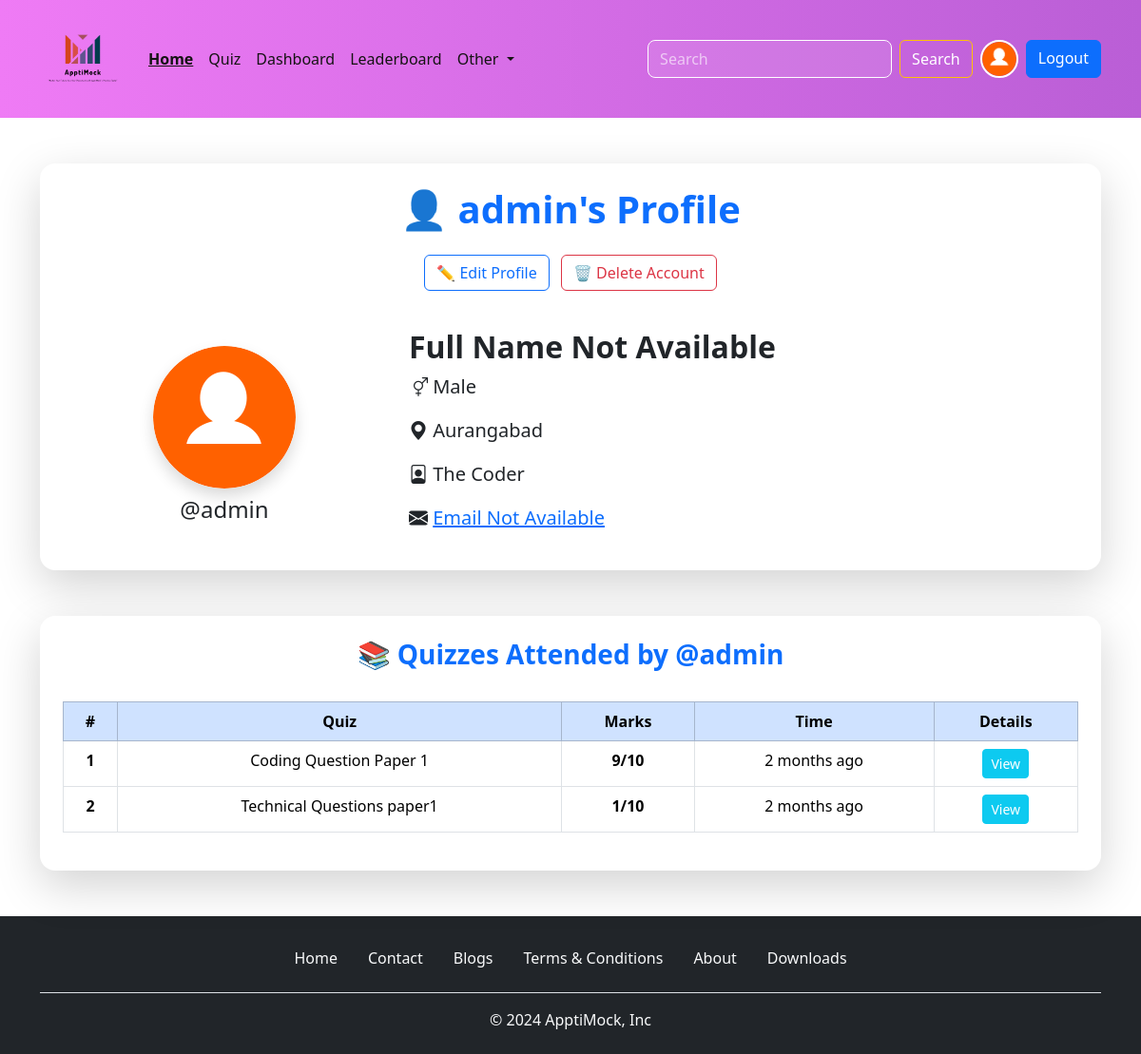
Page /user/profile/admin (signed in) on the committed database.
### Account/models.py (models this page shows, shortened)
class Profile(models.Model):
    user=models.OneToOneField(User,on_delete=models.CASCADE,null=True,verbose_name='User Object')  #verbose_name
    bio=models.TextField(blank=True,null=True) #
    profile_image=models.ImageField(upload_to="profile_images",default="user.png",blank=True,null=True,verbose_name='profile pic')
    location=models.CharField(max_length=100,blank=True,null=True)
    GENDER=(
        ("Male","Male"),
        ("Female","Female"),
        ("Other","Other"),
    )
    gender=models.CharField(max_length=6,choices=GENDER,blank=True,null=True)

### quiz1/models.py (models this page shows, shortened)
class QuizSubmission(models.Model):
    user = models.ForeignKey(User, on_delete=models.CASCADE)
    quiz= models.ForeignKey(Quiz1,on_delete=models.CASCADE)
    score = models.IntegerField()
    submitted_at=models.DateTimeField(auto_now_add=True)

class Quiz1(models.Model):
    title1=models.CharField(max_length=255)
    description1=models.TextField()
    category1=models.ForeignKey(Category1,on_delete=models.CASCADE)
    quiz_fiel1=models.FileField(upload_to='quiz1/')
    created_at1=models.DateTimeField(auto_now_add=True)
    updated_at1=models.DateTimeField(auto_now=True)
    class Meta:
        verbose_name_plural='Quizes'

class Question(models.Model):
    quiz=models.ForeignKey(Quiz1,on_delete=models.CASCADE)
    text=models.TextField()

### Account/views.py (the view)
# urls.py: path('profile/<str:username>',views.profile,name='profile'),
@login_required(login_url='login')  #first login than go to profile page
def profile(request,username):
    user_object2=User.objects.get(username=username)
    user_profile2=Profile.objects.get(user=user_object2)
    user_object=User.objects.get(username=request.user)
    user_profile=Profile.objects.get(user=user_object)
    submissions=QuizSubmission.objects.filter(user=user_object2)
    context={"user_profile":user_profile,"user_profile2":user_profile2,"submissions":submissions}
    return render(request,'profile.html',context)

### templates/profile.html (shortened to what this page needs)
{% extends 'index.html' %}
{% block content %}
<div class="container my-5">
    <div class="card shadow-lg border-0 rounded-4 p-4">
        <h1 class="text-center text-primary fw-bold">👤 {{ user_profile2.user.username }}'s Profile</h1>
        {% if request.user.username == user_profile2.user.username %}
        <div class="text-center my-3">
            <a href="{% url 'edit_profile' %}" class="btn btn-outline-primary me-2">✏️ Edit Profile</a>
            <a href="{% url 'delete_profile' %}" class="btn btn-outline-danger">🗑 Delete Account</a>
        </div>
        {% endif %}
        <div class="row mt-4 align-items-center">
            <div class="col-md-4 text-center">
                <img src="{{ user_profile2.profile_image.url }}" alt="user-profile" class="rounded-circle shadow"
                    width="150" height="150">
                <h2 class="fs-4 mt-2">@{{ user_profile2.user.username }}</h2>
            </div>
            <div class="col-md-8">
                <h2 class="fw-bold">
                    {{ user_profile2.user.first_name|default:'Full Name Not Available' }}
                </h2>
                <p class="fs-5"><i class="bi bi-gender-ambiguous"></i> {{ user_profile2.gender|default:'Gender Not Available' }}</p>
                <p class="fs-5"><i class="bi bi-geo-alt-fill"></i> {{ user_profile2.location|default:'Location Not Available' }}</p>
                <p class="fs-5"><i class="bi bi-file-person"></i> {{ user_profile2.bio|default:'Bio Not Available' }}</p>
                {% if request.user.is_superuser %}
                <p class="fs-5">
                    <i class="bi bi-envelope-fill"></i>
                    <a href="mailto:{{ user_profile2.user.email }}">{{ user_profile2.user.email|default:'Email Not Available' }}</a>
                </p>
                {% endif %}
            </div>
        </div>
    </div>
</div>
<div class="container my-5">
    <div class="card shadow-lg border-0 rounded-4 p-4">
        <h3 class="text-center text-primary fw-bold">📚 Quizzes Attended by @{{ user_profile2.user.username }}</h3>
        <div class="table-responsive mt-4">
            <table class="table table-hover table-bordered text-center">
                <thead class="table-primary">
                    <tr>
                        <th>#</th>
                        <th>Quiz</th>
                        <th>Marks</th>
                        <th>Time</th>
                        <th>Details</th>
                    </tr>
                </thead>
                <tbody>
                    {% for submission in submissions %}
                    <tr>
                        <th>{{ forloop.counter }}</th>
                        <td title="{{ submission.quiz.title1 }}">{{ submission.quiz.title1|truncatewords:8 }}</td>
                        <td><strong>{{ submission.score }}/{{ submission.quiz.question_set.all|length }}</strong></td>
                        <td>{{ submission.submitted_at|timesince }} ago</td>
                        <td>
                            <a href="{% url 'quiz_result' submission.id %}" class="btn btn-sm btn-info text-white">View</a>
                        </td>
                    </tr>
                    {% empty %}
                    <tr>
                        <td colspan="5" class="text-muted">No quizzes attended yet.</td>
                    </tr>
                    {% endfor %}
                </tbody>
            </table>
        </div>
    </div>
</div>
{% endblock content %}

### templates/index.html (shortened to what this page needs)
{% load static %}
<!DOCTYPE html>
<html lang="en">
<head>
    <link href="https://cdn.jsdelivr.net/npm/bootstrap@5.3.3/dist/css/bootstrap.min.css" rel="stylesheet"
>
    <link rel="stylesheet" href="{% static 'css/style.css' %}">
    <link rel="stylesheet"
        href="https://cdnjs.cloudflare.com/ajax/libs/bootstrap-icons/1.11.3/font/bootstrap-icons.min.css"
 />
        <link rel="stylesheet" href="/static/css/navbar.css">
</head>
<body>
    {% include "components/navbar.html" %}
    {% block content %}
    {% endblock content%}
    {% include "components/footer.html" %}
</body>
</html>

### templates/components/navbar.html (shortened to what this page needs)
{% load static %}
<nav class="navbar navbar-expand-lg bg-body-tertiary display-none d-lg-block">
    <div class="container">
        <a class="navbar-brand" href="{% url 'home' %}"><img src="{% static 'images/logo.png' %}" alt="Logo" class="img-fluid" style="max-width: 90px; height: auto;">
        </a>
        <div class="collapse navbar-collapse" id="navbarSupportedContent">
            <ul class="navbar-nav me-auto mb-2 mb-lg-0">
                <li class="nav-item">
                    <a class="nav-link active" aria-current="page" href="{% url 'home' %}">Home</a>
                </li>
                <li class="nav-item">
                    <a class="nav-link" href="{% url 'all_quiz' %}">Quiz</a>
                </li>
                {% if request.user.is_superuser %}
                <li class="nav-item">
                    <a class="nav-link text-success" href="{% url 'dashboard' %}">Dashboard</a>
                </li>
                {% endif %}
                <li class="nav-item">
                    <a class="nav-link" href="{% url 'leaderboard' %}">Leaderboard</a>
                </li>
                <li class="nav-item dropdown">
                    <a class="nav-link dropdown-toggle" href="#" role="button" data-bs-toggle="dropdown"
                        aria-expanded="false">
                        Other
                    </a>
                </li>
            </ul>
            <form class="d-flex" role="search" action="{% url 'search_users' %}">
                <input class="form-control me-2" type="search" name="q" placeholder="Search" aria-label="Search">
                <button class="btn btn-outline-success" type="submit">Search</button>
                {% if request.user.is_authenticated %}
                <a href="{% url 'profile' request.user.username %}" data-bs-toggle="tooltip" data-bs-placement="bottom" data-bs-title="@{{request.user.username}}" class="mx-2">
                    <img src="{{user_profile.profile_image.url}}" alt="profile image" class="rounded-circle" width="40"
                        height="40">
                </a>
                <a href="{% url 'logout'%}" class="btn btn-primary">Logout</a>
                {% else %}
                <a href="{% url 'login'%}" class="btn btn-primary ms-2">Login</a>
                {% endif %}
            </form>
        </div>
    </div>
</nav>

### templates/components/footer.html (shortened to what this page needs)
<footer class="footer mt-auto py-4 bg-dark text-light">
    <div class="container text-center">
        <ul class="nav justify-content-center border-bottom pb-3 mb-3">
            <li class="nav-item"><a href="{% url 'home' %}" class="nav-link px-3 text-light">Home</a></li>
            <li class="nav-item"><a href="{% url 'contact' %}" class="nav-link px-3 text-light">Contact</a></li>
            <li class="nav-item"><a href="{% url 'blogs' %}" class="nav-link px-3 text-light">Blogs</a></li>
            <li class="nav-item"><a href="{% url 'terms_conditions' %}" class="nav-link px-3 text-light">Terms & Conditions</a></li>
            <li class="nav-item"><a href="{% url 'about' %}" class="nav-link px-3 text-light">About</a></li>
            <li class="nav-item"><a href="{% url 'downloads' %}" class="nav-link px-3 text-light">Downloads</a></li>
        </ul>
        <p class="text-center mb-0">© 2024 ApptiMock, Inc</p>
    </div>
</footer>

### static/css/style.css (style rules this page uses)
* { font-family: Arial, Helvetica, sans-serif Important; }

### static/css/navbar.css (style rules this page uses)
.navbar { background: linear-gradient(to right, #ef7bf5, #ba5ed6); padding: 12px 0; transition: background 0.3s ease-in-out; }
.navbar .navbar-brand img { max-width: 100px; }
.navbar .nav-link { color: #151313 !important; font-weight: 500; transition: color 0.3s ease-in-out; }
.navbar .nav-link.active { font-weight: 700; text-decoration: underline; }
.navbar form .form-control { border-radius: 8px; border: 1px solid #fff; background-color: rgba(255, 255, 255, 0.1); color: #fff; }
.navbar form .form-control::placeholder { color: rgba(255, 255, 255, 0.6); }
.navbar form .btn-outline-success { color: #fff; border-color: #ffc107; transition: 0.3s ease-in-out; }
.navbar form a img { border: 2px solid #fff; transition: transform 0.3s ease-in-out; }

### templates/components/footer.html (style rules this page uses)
.footer .nav-link { transition: color 0.3s ease-in-out; }

### rows in the picture
Profile: profile_image (placeholder picture), user.username "admin", user.first_name "Full Name Not Available", gender "Male", location "Aurangabad", bio "The Coder", user.email "Email Not Available"
QuizSubmission: quiz.title1 "Coding Question Paper 1", score "9", quiz.question_set.all|length "10", submitted_at "2 months"
QuizSubmission: quiz.title1 "Technical Questions paper1", score "1", quiz.question_set.all|length "10", submitted_at "2 months"
